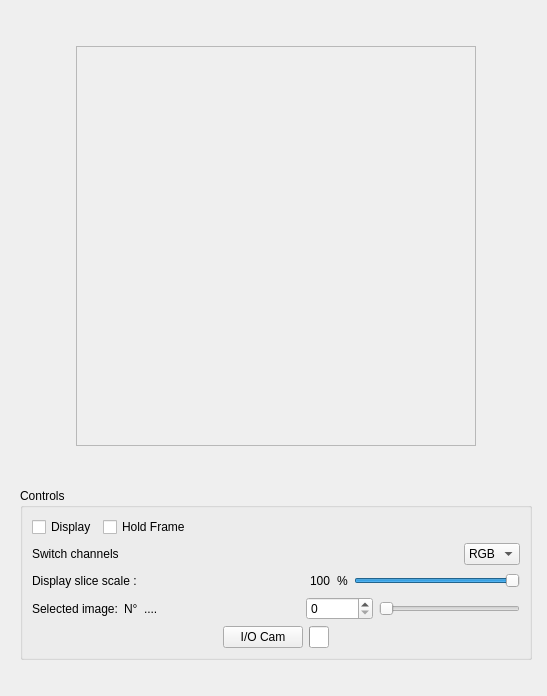
<?xml version="1.0" encoding="UTF-8"?>
<ui version="4.0">
 <class>CameraVisualizer</class>
 <widget class="QWidget" name="CameraVisualizer">
  <property name="geometry">
   <rect>
    <x>0</x>
    <y>0</y>
    <width>547</width>
    <height>696</height>
   </rect>
  </property>
  <property name="windowTitle">
   <string>Camera visualizer</string>
  </property>
  <widget class="QWidget" name="dockWidget_CameraVisualizerContents" native="true">
   <property name="geometry">
    <rect>
     <x>20</x>
     <y>10</y>
     <width>512</width>
     <height>686</height>
    </rect>
   </property>
   <property name="minimumSize">
    <size>
     <width>400</width>
     <height>400</height>
    </size>
   </property>
   <layout class="QVBoxLayout" name="verticalLayout">
    <item>
     <spacer name="verticalSpacer_2">
      <property name="orientation">
       <enum>Qt::Vertical</enum>
      </property>
      <property name="sizeHint" stdset="0">
       <size>
        <width>20</width>
        <height>40</height>
       </size>
      </property>
     </spacer>
    </item>
    <item>
     <layout class="QHBoxLayout" name="horizontalLayout_3">
      <item>
       <spacer name="horizontalSpacer_3">
        <property name="orientation">
         <enum>Qt::Horizontal</enum>
        </property>
        <property name="sizeHint" stdset="0">
         <size>
          <width>40</width>
          <height>20</height>
         </size>
        </property>
       </spacer>
      </item>
      <item>
       <widget class="QFrame" name="frame_CameraVisualizer_holder">
        <property name="minimumSize">
         <size>
          <width>400</width>
          <height>400</height>
         </size>
        </property>
        <property name="frameShape">
         <enum>QFrame::StyledPanel</enum>
        </property>
        <property name="frameShadow">
         <enum>QFrame::Raised</enum>
        </property>
       </widget>
      </item>
      <item>
       <spacer name="horizontalSpacer_2">
        <property name="orientation">
         <enum>Qt::Horizontal</enum>
        </property>
        <property name="sizeHint" stdset="0">
         <size>
          <width>40</width>
          <height>20</height>
         </size>
        </property>
       </spacer>
      </item>
     </layout>
    </item>
    <item>
     <spacer name="verticalSpacer_3">
      <property name="orientation">
       <enum>Qt::Vertical</enum>
      </property>
      <property name="sizeHint" stdset="0">
       <size>
        <width>20</width>
        <height>40</height>
       </size>
      </property>
     </spacer>
    </item>
    <item>
     <widget class="QGroupBox" name="groupBox">
      <property name="title">
       <string>Controls</string>
      </property>
      <layout class="QVBoxLayout" name="verticalLayout_2">
       <item>
        <layout class="QHBoxLayout" name="horizontalLayout_2">
         <item>
          <widget class="QCheckBox" name="checkBox_DisplayFrame">
           <property name="text">
            <string>Display</string>
           </property>
          </widget>
         </item>
         <item>
          <widget class="QCheckBox" name="checkBox_holdFrame">
           <property name="text">
            <string>Hold Frame</string>
           </property>
          </widget>
         </item>
         <item>
          <spacer name="horizontalSpacer">
           <property name="orientation">
            <enum>Qt::Horizontal</enum>
           </property>
           <property name="sizeHint" stdset="0">
            <size>
             <width>40</width>
             <height>20</height>
            </size>
           </property>
          </spacer>
         </item>
        </layout>
       </item>
       <item>
        <layout class="QHBoxLayout" name="horizontalLayout_4">
         <item>
          <widget class="QLabel" name="label_21">
           <property name="text">
            <string>Switch channels</string>
           </property>
          </widget>
         </item>
         <item>
          <spacer name="horizontalSpacer_4">
           <property name="orientation">
            <enum>Qt::Horizontal</enum>
           </property>
           <property name="sizeHint" stdset="0">
            <size>
             <width>40</width>
             <height>20</height>
            </size>
           </property>
          </spacer>
         </item>
         <item>
          <widget class="QComboBox" name="comboBox_switchCh">
           <property name="accessibleName">
            <string/>
           </property>
           <property name="layoutDirection">
            <enum>Qt::LeftToRight</enum>
           </property>
           <property name="editable">
            <bool>false</bool>
           </property>
           <property name="minimumContentsLength">
            <number>2</number>
           </property>
           <item>
            <property name="text">
             <string>RGB</string>
            </property>
           </item>
           <item>
            <property name="text">
             <string>BGR</string>
            </property>
           </item>
           <item>
            <property name="text">
             <string/>
            </property>
           </item>
          </widget>
         </item>
        </layout>
       </item>
       <item>
        <layout class="QHBoxLayout" name="horizontalLayout_5">
         <item>
          <widget class="QLabel" name="label_9">
           <property name="text">
            <string>Display slice scale :</string>
           </property>
          </widget>
         </item>
         <item>
          <spacer name="horizontalSpacer_5">
           <property name="orientation">
            <enum>Qt::Horizontal</enum>
           </property>
           <property name="sizeHint" stdset="0">
            <size>
             <width>40</width>
             <height>20</height>
            </size>
           </property>
          </spacer>
         </item>
         <item>
          <widget class="QLabel" name="label">
           <property name="text">
            <string>100</string>
           </property>
          </widget>
         </item>
         <item>
          <widget class="QLabel" name="label_2">
           <property name="text">
            <string>%</string>
           </property>
          </widget>
         </item>
         <item>
          <widget class="QSlider" name="horizontalSlider_scaleDisplay">
           <property name="minimum">
            <number>1</number>
           </property>
           <property name="maximum">
            <number>100</number>
           </property>
           <property name="value">
            <number>100</number>
           </property>
           <property name="orientation">
            <enum>Qt::Horizontal</enum>
           </property>
           <property name="invertedControls">
            <bool>false</bool>
           </property>
          </widget>
         </item>
        </layout>
       </item>
       <item>
        <layout class="QHBoxLayout" name="horizontalLayout_imageBatchCtrl">
         <item>
          <widget class="QLabel" name="label_disp_imgIndex_0">
           <property name="text">
            <string>Selected image:</string>
           </property>
          </widget>
         </item>
         <item>
          <widget class="QLabel" name="label_disp_imgIndex_1">
           <property name="text">
            <string>N°</string>
           </property>
          </widget>
         </item>
         <item>
          <widget class="QLabel" name="label_current_img">
           <property name="text">
            <string>....</string>
           </property>
          </widget>
         </item>
         <item>
          <spacer name="horizontalSpacer_6">
           <property name="orientation">
            <enum>Qt::Horizontal</enum>
           </property>
           <property name="sizeHint" stdset="0">
            <size>
             <width>40</width>
             <height>20</height>
            </size>
           </property>
          </spacer>
         </item>
         <item>
          <widget class="QSpinBox" name="spinBox_currentImage">
           <property name="maximum">
            <number>100000</number>
           </property>
           <property name="value">
            <number>0</number>
           </property>
          </widget>
         </item>
         <item>
          <widget class="QSlider" name="horizontalSlider_currentImage">
           <property name="maximum">
            <number>10000</number>
           </property>
           <property name="orientation">
            <enum>Qt::Horizontal</enum>
           </property>
          </widget>
         </item>
        </layout>
       </item>
       <item>
        <layout class="QHBoxLayout" name="horizontalLayout">
         <item>
          <spacer name="horizontalSpacer_8">
           <property name="orientation">
            <enum>Qt::Horizontal</enum>
           </property>
           <property name="sizeHint" stdset="0">
            <size>
             <width>40</width>
             <height>20</height>
            </size>
           </property>
          </spacer>
         </item>
         <item>
          <widget class="QPushButton" name="pushButton_IOCam">
           <property name="minimumSize">
            <size>
             <width>0</width>
             <height>0</height>
            </size>
           </property>
           <property name="text">
            <string>I/O Cam</string>
           </property>
          </widget>
         </item>
         <item>
          <widget class="QProgressBar" name="progressBar">
           <property name="sizePolicy">
            <sizepolicy hsizetype="Maximum" vsizetype="Preferred">
             <horstretch>40</horstretch>
             <verstretch>20</verstretch>
            </sizepolicy>
           </property>
           <property name="maximumSize">
            <size>
             <width>20</width>
             <height>16777215</height>
            </size>
           </property>
           <property name="palette">
            <palette>
             <active>
              <colorrole role="Highlight">
               <brush brushstyle="SolidPattern">
                <color alpha="255">
                 <red>47</red>
                 <green>198</green>
                 <blue>142</blue>
                </color>
               </brush>
              </colorrole>
             </active>
             <inactive>
              <colorrole role="Highlight">
               <brush brushstyle="SolidPattern">
                <color alpha="255">
                 <red>47</red>
                 <green>198</green>
                 <blue>142</blue>
                </color>
               </brush>
              </colorrole>
             </inactive>
             <disabled>
              <colorrole role="Highlight">
               <brush brushstyle="SolidPattern">
                <color alpha="255">
                 <red>145</red>
                 <green>145</green>
                 <blue>145</blue>
                </color>
               </brush>
              </colorrole>
             </disabled>
            </palette>
           </property>
           <property name="value">
            <number>0</number>
           </property>
           <property name="textVisible">
            <bool>false</bool>
           </property>
           <property name="orientation">
            <enum>Qt::Horizontal</enum>
           </property>
          </widget>
         </item>
         <item>
          <spacer name="horizontalSpacer_7">
           <property name="orientation">
            <enum>Qt::Horizontal</enum>
           </property>
           <property name="sizeHint" stdset="0">
            <size>
             <width>40</width>
             <height>20</height>
            </size>
           </property>
          </spacer>
         </item>
        </layout>
       </item>
      </layout>
     </widget>
    </item>
    <item>
     <spacer name="verticalSpacer">
      <property name="orientation">
       <enum>Qt::Vertical</enum>
      </property>
      <property name="sizeHint" stdset="0">
       <size>
        <width>20</width>
        <height>40</height>
       </size>
      </property>
     </spacer>
    </item>
   </layout>
  </widget>
 </widget>
 <resources/>
 <connections>
  <connection>
   <sender>horizontalSlider_scaleDisplay</sender>
   <signal>valueChanged(int)</signal>
   <receiver>label</receiver>
   <slot>setNum(int)</slot>
   <hints>
    <hint type="sourcelabel">
     <x>509</x>
     <y>604</y>
    </hint>
    <hint type="destinationlabel">
     <x>346</x>
     <y>607</y>
    </hint>
   </hints>
  </connection>
  <connection>
   <sender>spinBox_currentImage</sender>
   <signal>valueChanged(int)</signal>
   <receiver>label_current_img</receiver>
   <slot>setNum(int)</slot>
   <hints>
    <hint type="sourcelabel">
     <x>360</x>
     <y>633</y>
    </hint>
    <hint type="destinationlabel">
     <x>186</x>
     <y>635</y>
    </hint>
   </hints>
  </connection>
  <connection>
   <sender>horizontalSlider_currentImage</sender>
   <signal>valueChanged(int)</signal>
   <receiver>spinBox_currentImage</receiver>
   <slot>setValue(int)</slot>
   <hints>
    <hint type="sourcelabel">
     <x>487</x>
     <y>622</y>
    </hint>
    <hint type="destinationlabel">
     <x>383</x>
     <y>629</y>
    </hint>
   </hints>
  </connection>
  <connection>
   <sender>spinBox_currentImage</sender>
   <signal>valueChanged(int)</signal>
   <receiver>horizontalSlider_currentImage</receiver>
   <slot>setValue(int)</slot>
   <hints>
    <hint type="sourcelabel">
     <x>372</x>
     <y>636</y>
    </hint>
    <hint type="destinationlabel">
     <x>468</x>
     <y>635</y>
    </hint>
   </hints>
  </connection>
 </connections>
</ui>
